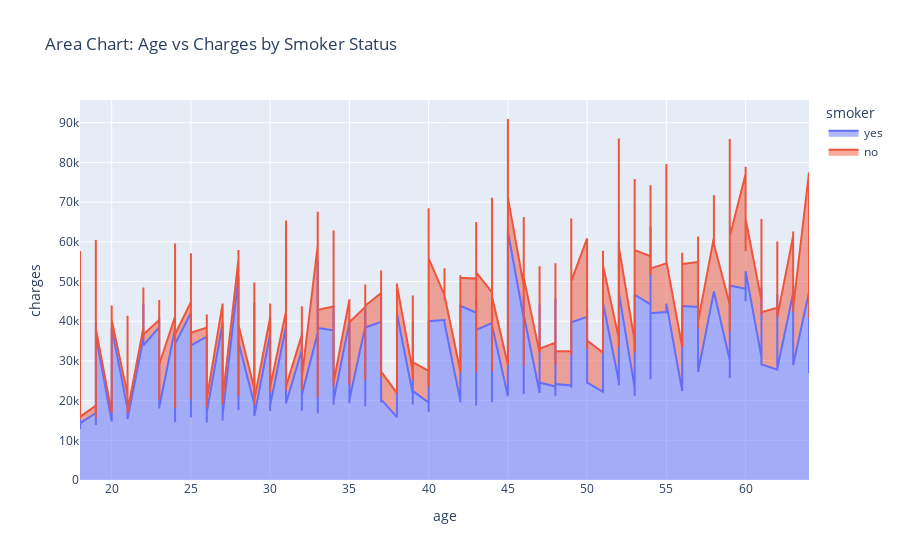

The notebook cell saved with this chart:
### Markdown cell above
### 8. Area Chart (Age vs Charges by Smoker Status)

### Code cell
fig = px.area(df, x='age', y='charges', color='smoker', title='Area Chart: Age vs Charges by Smoker Status')
fig.show()

### Figure 1 — Plotly figure (JSON) as saved in the notebook; plotly's stock layout.template omitted (floating-point values rounded to 4 significant figures; data arrays with more than 128 entries replaced by an {"elided": "..."} marker saying what was removed)
{"data": [{"fillpattern": {"shape": ""}, "hovertemplate": "smoker=yes<br>age=%{x}<br>charges=%{y}<extra></extra>", "legendgroup": "yes", "line": {"color": "#636efa"}, "marker": {"symbol": "circle"}, "mode": "lines", "name": "yes", "orientation": "v", "showlegend": true, "stackgroup": "1", "type": "scatter", "x": {"elided": "274 int values"}, "xaxis": "x", "y": {"elided": "274 float values"}, "yaxis": "y"}, {"fillpattern": {"shape": ""}, "hovertemplate": "smoker=no<br>age=%{x}<br>charges=%{y}<extra></extra>", "legendgroup": "no", "line": {"color": "#EF553B"}, "marker": {"symbol": "circle"}, "mode": "lines", "name": "no", "orientation": "v", "showlegend": true, "stackgroup": "1", "type": "scatter", "x": {"elided": "1064 int values"}, "xaxis": "x", "y": {"elided": "1064 float values"}, "yaxis": "y"}], "layout": {"legend": {"title": {"text": "smoker"}, "tracegroupgap": 0}, "title": {"text": "Area Chart: Age vs Charges by Smoker Status"}, "xaxis": {"anchor": "y", "domain": [0, 1], "title": {"text": "age"}}, "yaxis": {"anchor": "x", "domain": [0, 1], "title": {"text": "charges"}}}}
